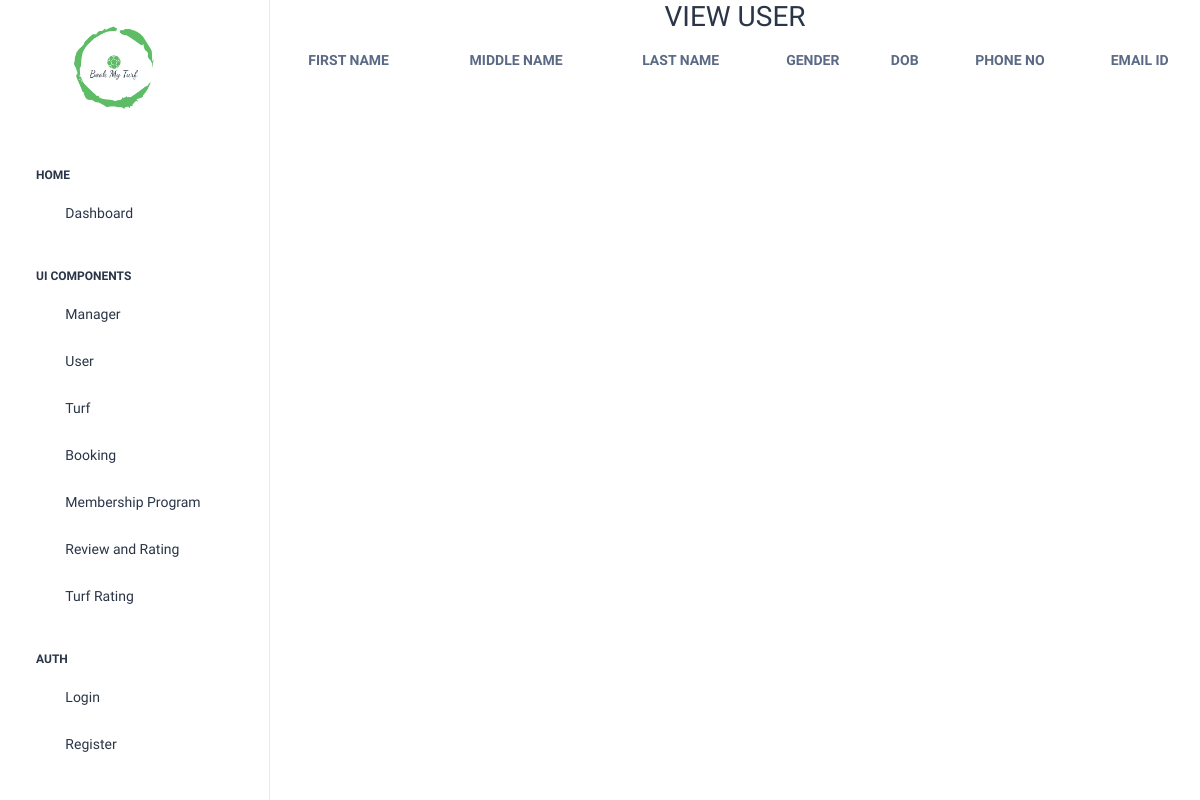
The app's page /viewuser/, older data.
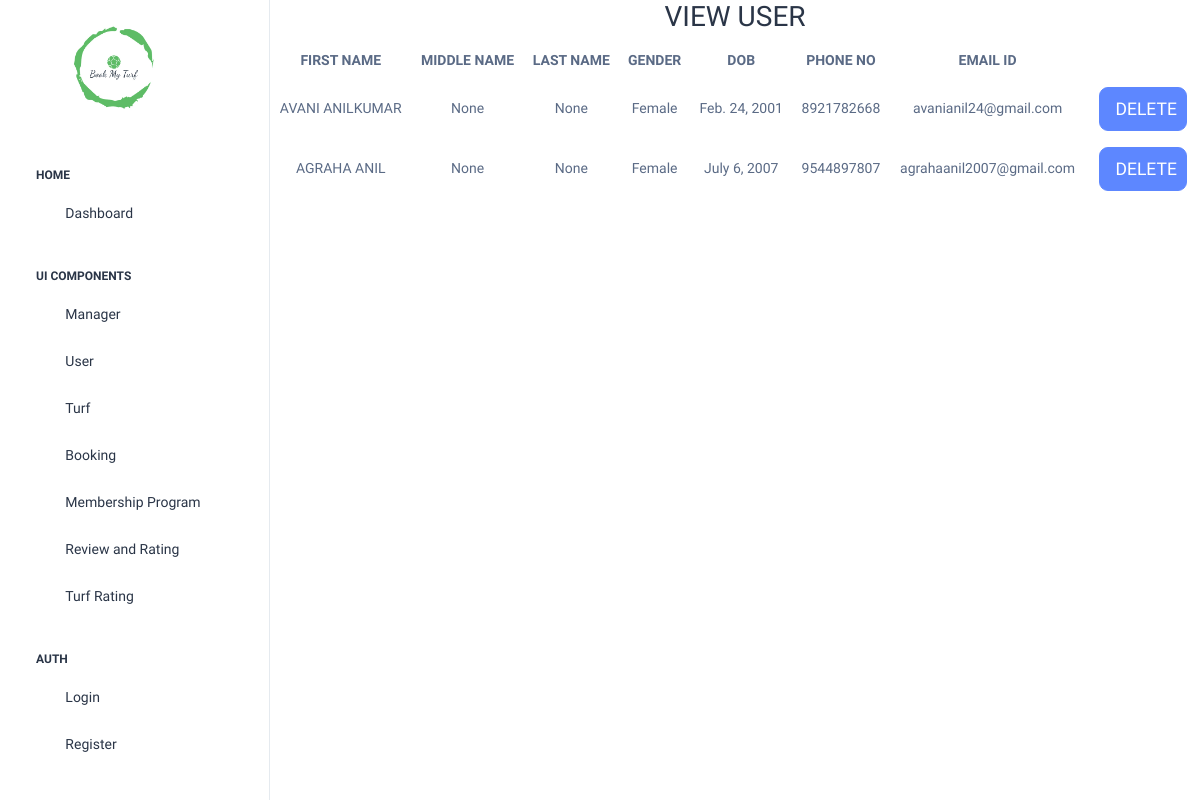
The same page, newer data.
### turf_app/models.py (models this page shows)
class usertbl(models.Model):
    fname = models.CharField(max_length=20, null=True)
    mname = models.CharField(max_length=20, null=True)
    lname = models.CharField(max_length=20, null=True)
    gender = models.CharField(max_length=7, null=True)
    dob = models.DateField(null=True)
    phoneno = models.CharField(max_length=11, null=True)
    email = models.EmailField(null=True)
    username = models.CharField(max_length=10, null=True)
    password = models.CharField(max_length=10, null=True)

### turf_app/views.py (the view)
# urls.py: path("viewuser/", views.viewuser),
def viewuser(request):
    v = usertbl.objects.all()
    return render(request,"viewuser.html",{"v":v})

### templates/viewuser.html (shortened to what this page needs)
<!DOCTYPE html>
<html lang="en">
<head>
</head>
<body>
{% include 'sidebar.html' %}
 <div class="body-wrapper">
<h2>VIEW USER</h2>
<table>
    <tr>
        <th>FIRST NAME</th>
        <th>MIDDLE NAME</th>
        <th>LAST NAME</th>
        <th>GENDER</th>
        <th>DOB</th>
        <th>PHONE NO</th>
        <th>EMAIL ID</th>
    </tr>
    {%for i in v%}
    <tr>
        <td>{{i.fname}}</td>
        <td>{{i.mname}}</td>
        <td>{{i.lname}}</td>
        <td>{{i.gender}}</td>
        <td>{{i.dob}}</td>
        <td>{{i.phoneno}}</td>
        <td>{{i.email}}</td>
        <td> <a href="/deleteuser/{{i.id}}" class="btn btn-primary btn-lg btn-block" style="width:90%;">DELETE</a></td>
    </tr>
    {%endfor%}
</table>
 </div>
</body>
</html>

### templates/sidebar.html (shortened to what this page needs)
<!DOCTYPE html>
{%load static%}
<html lang="en">
<head>
    <link rel="stylesheet" href="{% static 'assets/css/styles.min.css' %}" />
</head>
<body>
  <div class="page-wrapper" id="main-wrapper" data-layout="vertical" data-navbarbg="skin6" data-sidebartype="full"
    data-sidebar-position="fixed" data-header-position="fixed">
    <aside class="left-sidebar">
      <div>
        <div class="brand-logo d-flex align-items-center justify-content-between">
          <a href="/" class="text-nowrap logo-img">
            <img src="{% static 'assets/images/logos/turflogo.jpeg' %}" width="180" alt="" />
          </a>
        </div>
        <nav class="sidebar-nav scroll-sidebar" data-simplebar="">
          <ul id="sidebarnav">
            <li class="nav-small-cap">
              <span class="hide-menu">Home</span>
            </li>
            <li class="sidebar-item">
              <a class="sidebar-link" href="./index.html" aria-expanded="false">
                <span>
                  <i class="ti ti-layout-dashboard"></i>
                </span>
                <span class="hide-menu">Dashboard</span>
              </a>
            </li>
            <li class="nav-small-cap">
              <span class="hide-menu">UI COMPONENTS</span>
            </li>
            <li class="sidebar-item">
              <a class="sidebar-link" href="/viewmanager" aria-expanded="false">
                <span>
                  <i class="ti ti-article"></i>
                </span>
                <span class="hide-menu">Manager</span>
              </a>
            </li>
            <li class="sidebar-item">
              <a class="sidebar-link" href="/viewuser" aria-expanded="false">
                <span>
                  <i class="ti ti-alert-circle"></i>
                </span>
                <span class="hide-menu">User</span>
              </a>
            </li>
             <li class="sidebar-item">
              <a class="sidebar-link" href="/adminturfview" aria-expanded="false">
                <span>
                  <i class="ti ti-alert-circle"></i>
                </span>
                <span class="hide-menu">Turf</span>
              </a>
            </li>
            <li class="sidebar-item">
              <a class="sidebar-link" href="/adminviewbooking" aria-expanded="false">
                <span>
                  <i class="ti ti-cards"></i>
                </span>
                <span class="hide-menu">Booking</span>
              </a>
            </li>
            <li class="sidebar-item">
              <a class="sidebar-link" href="/membership" aria-expanded="false">
                <span>
                  <i class="ti ti-file-description"></i>
                </span>
                <span class="hide-menu">Membership Program</span>
              </a>
            </li>
            <li class="sidebar-item">
              <a class="sidebar-link" href="/viewturfrating" aria-expanded="false">
                <span>
                  <i class="ti ti-typography"></i>
                </span>
                <span class="hide-menu">Review and Rating</span>
              </a>
            </li>
            <li class="sidebar-item">
              <a class="sidebar-link" href="/viewturfrating2" aria-expanded="false">
                <span>
                  <i class="ti ti-typography"></i>
                </span>
                <span class="hide-menu">Turf Rating</span>
              </a>
            </li>
            <li class="nav-small-cap">
              <span class="hide-menu">AUTH</span>
            </li>
            <li class="sidebar-item">
              <a class="sidebar-link" href="./authentication-login.html" aria-expanded="false">
                <span>
                  <i class="ti ti-login"></i>
                </span>
                <span class="hide-menu">Login</span>
              </a>
            </li>
            <li class="sidebar-item">
              <a class="sidebar-link" href="./authentication-register.html" aria-expanded="false">
                <span>
                  <i class="ti ti-user-plus"></i>
                </span>
                <span class="hide-menu">Register</span>
              </a>
            </li>
            <li class="nav-small-cap">
            </li>
          </ul>
        </nav>
      </div>
    </aside>
</body>
</html>

### templates/viewuser.html (style rules this page uses)
body { margin: 0; font-family: Arial, Helvetica, sans-serif; }
table { border-collapse: collapse; width: 100% }
tr,td,th { border: 1px solid #dddddd; text-align: center; padding: 8px; }
h2 { text-align: center; }

Row changes from the older to the newer data that the page shows:
added usertbl: fname "AVANI ANILKUMAR", mname "None", lname "None", gender "Female", dob "Feb. 24, 2001", phoneno "8921782668", email "avanianil24@gmail.com"
added usertbl: fname "AGRAHA ANIL", mname "None", lname "None", gender "Female", dob "July 6, 2007", phoneno "9544897807", email "agrahaanil2007@gmail.com"
